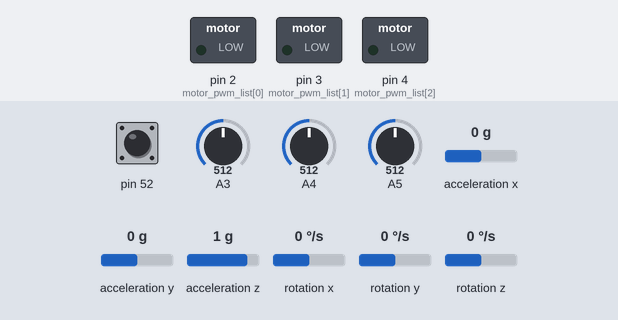
Simulated run of this sketch. Board: Arduino Mega 2560, built with avr-gcc and run on an emulated ATmega2560. Parts: switched loads named in the sketch (green lamp = pin HIGH). Dashed ring = blinking. Inputs (shaded band) come from the test bench; at power-on: pin 52 HIGH, rotation z 0 °/s, A3 = 512, A4 = 512, acceleration x 0 g, A5 = 512, acceleration y 0 g, acceleration z 1 g, rotation x 0 °/s, rotation y 0 °/s.

Above: at 1.3 s.
1.4 s: pin 52 pulled LOW for 0.15 s
At 1.7 s:
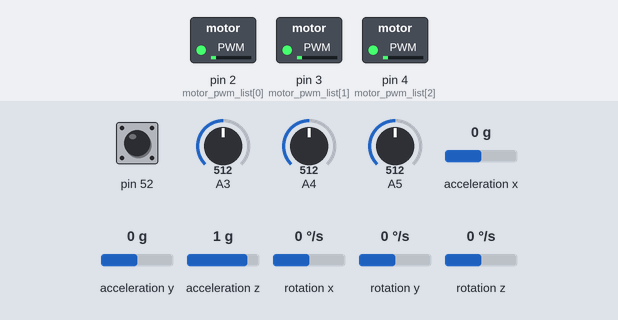
3.0 s: rotation z set to -192 °/s
At 4.3 s:
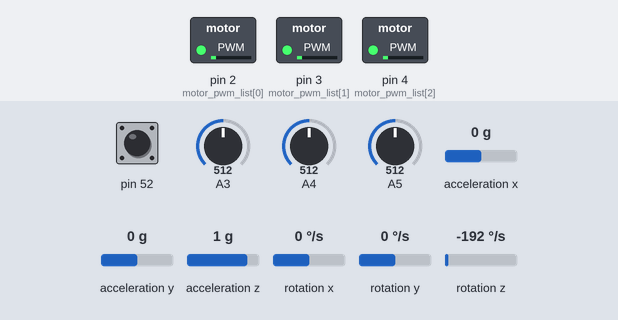
6.0 s: A3 set to 992
9.0 s: A4 set to 841
11.8 s: A4 set to 867
At 12.66 s:
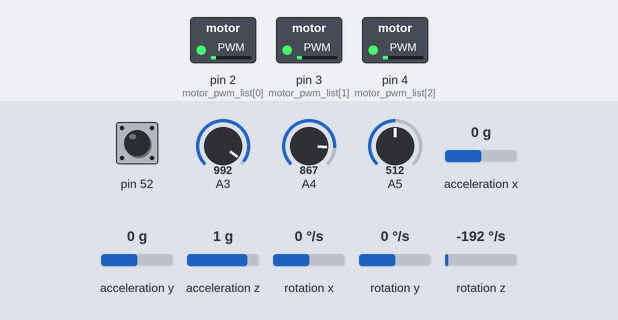
14.8 s: acceleration x set to -1.4 g
Timing chart, 0 to 17.4 s (numbered marks = the images above; inputs shaded):
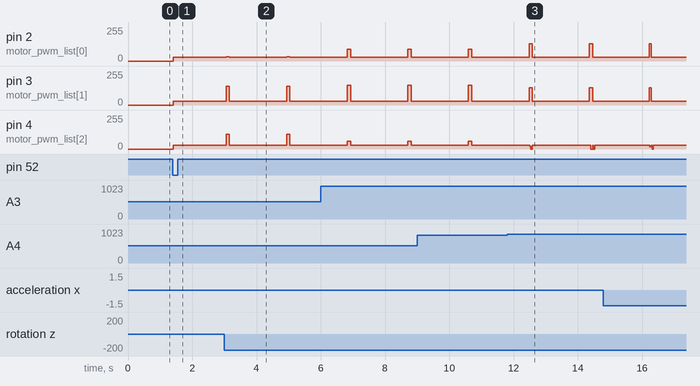

Measured:
- the behaviour switches between 849 and 850 on A4 (found by bisection; images 2 and 3)
- after the input at 1.4 s, pin 2 (motor_pwm_list[0]), pin 3 (motor_pwm_list[1]), pin 4 (motor_pwm_list[2]): 0/255 → 30/255 at once
- after the input at 3.0 s, pin 2 (motor_pwm_list[0]): 30/255 → 31/255 after 0.06 s, → 30/255 0.10 s later, → 31/255 1.8 s later; pin 3 (motor_pwm_list[1]): 30/255 → 142/255 after 0.06 s, → 30/255 0.10 s later, → 142/255 1.8 s later; pin 4 (motor_pwm_list[2]): 30/255 → 111/255 after 0.06 s, → 30/255 0.10 s later, → 111/255 1.8 s later

The sketch:

main_1.11.1.55.ino
```cpp
//ジャイロ(MPU6050)
#include <Wire.h>
#include <MPU6050_6Axis_MotionApps20.h>

#define Gyro_X 58
#define Gyro_Y 19
#define Gyro_Z -1
#define Accel_Z 640

MPU6050 mpu;
static uint8_t mpuIntStatus;
static bool dmpReady = false;  // set true if DMP init was successful
static uint16_t packetSize;    // expected DMP packet size (default is 42 bytes)

int16_t  Gyro_Now = 0, Gyro = 0, Gyro_Offset = 0;
uint16_t fifoCount;
uint8_t fifoBuffer[64]; // FIFO storage buffer                 // orientation/motion vars
Quaternion q;           // [w, x, y, z]         quaternion container
VectorFloat gravity;    // [x, y, z]            gravity vector
float ypr[3];           // [yaw, pitch, roll]   yaw/pitch/roll container and gravity vector

int GyroS;
//ジェゥイロ(MPU6050)

int line[15]={960,580,  0,900,850,850,860,950,  0,900,850,700,880,970,800};
//line pin  = 0   1   2   3   4   5   6   7   8   9   10  11  12  13  14
//line      = 1   2   3   4   5   6   7   8   9c  10  11  12  13  14  15
////////////////////////////////////////////////////////////////////////////////////////////////////

void setup() {
  Serial.begin(9600);
  Serial3.begin(9600);
  Wire.begin();
  Gyro_Start();

  pinMode(52,INPUT_PULLUP);while(digitalRead(52)==HIGH);
}

#define spin 30 //gyro sentor set speed

void loop() {
  GyroGet();
  int ir = Serial3.read();
  GyroS = GyroS -20;//場所によって変更する
  if(GyroS < 0) GyroS = 360 - abs(GyroS);

  int i;
  for(i=3;i<8;i++){
    if(analogRead(i)<line[i]){
      motorAngle(i*24);
      break;
    }
  }

  if(GyroS < 10 or GyroS > 350){
    if(ir != -1){
      if(ir < 3 || GyroS > 9){
        motorAngle(ir * 30);
      }else if(ir < 6){
        motorAngle((ir * 30)+ 60);
      }else{
        motorAngle((ir * 30)- 60);
      }
    }
  }else{
    if(GyroS < 180){
      motor(-spin,-spin,-spin);
    }else{
      motor(spin,spin,spin);
    }
  }
}

////////////////////////////////////////////////////////////////////////////////////////////////////

void motorAngle(int theta){ //モーター角度
  int sita = theta;
  int power = 150;
  int M1;
  int M2;
  int M3;
  M1 = sin((sita - 60) * 3.14 / 180) * power;
  M2 = sin((sita - 180) * 3.14 / 180) * power;
  M3 = sin((sita - 300) * 3.14 / 180) * power;

  int SFlist[3] = {M1 , M2 , M3};

//  Serial.println(M1);
//  Serial.println(M2);
//  Serial.println(M3);

  int motor_all_list[3] = {49, 51, 53};
  int motor_pin_list[3] = {46, 48, 50};
  int motor_pwm_list[3] = {2, 3, 4};
  for (int MOTF = 0; MOTF <= 2; MOTF++) {
    int HL;
    digitalWrite(motor_all_list[MOTF] , HIGH);
    if (SFlist[MOTF] >= 0) {HL = LOW;} else {HL = HIGH;}
    digitalWrite(motor_pin_list[MOTF] , HL);
    analogWrite(motor_pwm_list[MOTF] , abs(SFlist[MOTF]));
  }
}

void motor(int MpinIN0 , int MpinIN1 , int MpinIN2){ //モーター(pololu)
  int Mpin[3] = {MpinIN0 , MpinIN1 , MpinIN2};
  int motor_all_list[3] = {49, 51, 53};
  int motor_pin_list[3] = {46, 48, 50};
  int motor_pwm_list[3] = {2, 3, 4};
  for (int MOTF = 0; MOTF <= 2; MOTF++) {
    int HL;
    digitalWrite(motor_all_list[MOTF] , HIGH);
    if (Mpin[MOTF] >= 0) {
      HL = HIGH;
    } else {
      HL = LOW;
    }
    digitalWrite(motor_pin_list[MOTF] , HL);
    analogWrite(motor_pwm_list[MOTF] , abs(Mpin[MOTF]));
  }
}

void GyroGet(){ //ジャイロ(MPU6050)
  mpuIntStatus = false;
  mpuIntStatus = mpu.getIntStatus();
  fifoCount = mpu.getFIFOCount();
  if ((mpuIntStatus & 0x10) || fifoCount == 1024) {
    mpu.resetFIFO();
  }
  else if (mpuIntStatus & 0x02) {
    while (fifoCount < packetSize) fifoCount = mpu.getFIFOCount();
    mpu.getFIFOBytes(fifoBuffer, packetSize);
    fifoCount -= packetSize;
    mpu.dmpGetQuaternion(&q, fifoBuffer);
    mpu.dmpGetGravity(&gravity, &q);
    mpu.dmpGetYawPitchRoll(ypr, &q, &gravity);
    Gyro_Now = degrees(ypr[0]) + 180;
    Gyro = Gyro_Now + Gyro_Offset;
    if (Gyro < 0) Gyro += 360;
    if (Gyro > 359) Gyro -= 360;
  }

  if(Gyro >= 180) GyroS = Gyro - 180;
  if(Gyro < 180) GyroS = Gyro + 180;
}

void Gyro_Start(){ //ジャイロ(MPU6050)
  mpu.initialize();
  if (mpu.testConnection() != true) {
    Serial.println("MPU disconection");
    while (true) {}
  }
  if (mpu.dmpInitialize() != 0) {
    Serial.println("MPU break");
    while (true) {}
  }
  mpu.setXGyroOffset(Gyro_X);
  mpu.setYGyroOffset(Gyro_Y);
  mpu.setZGyroOffset(Gyro_Z);
  mpu.setZAccelOffset(Accel_Z);
  mpu.setDMPEnabled(true);
  mpuIntStatus = mpu.getIntStatus();
  dmpReady = true;
  packetSize = mpu.dmpGetFIFOPacketSize();
}
```
